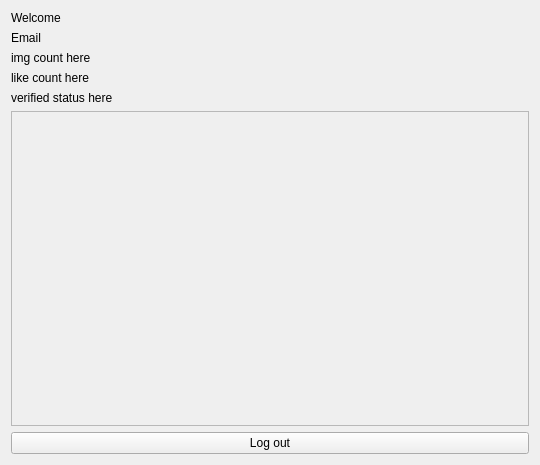
<?xml version="1.0" encoding="UTF-8"?>
<ui version="4.0">
 <class>profile_logged_page</class>
 <widget class="QWidget" name="profile_logged_page">
  <property name="geometry">
   <rect>
    <x>0</x>
    <y>0</y>
    <width>540</width>
    <height>465</height>
   </rect>
  </property>
  <property name="windowTitle">
   <string>Form</string>
  </property>
  <layout class="QVBoxLayout" name="verticalLayout">
   <item>
    <layout class="QHBoxLayout" name="horizontalLayout">
     <item>
      <widget class="QLabel" name="welcome_lbl">
       <property name="text">
        <string>Welcome</string>
       </property>
      </widget>
     </item>
    </layout>
   </item>
   <item>
    <layout class="QVBoxLayout" name="verticalLayout_2">
     <item>
      <widget class="QLabel" name="email_lbl">
       <property name="text">
        <string>Email</string>
       </property>
      </widget>
     </item>
     <item>
      <widget class="QLabel" name="img_count_lbl">
       <property name="text">
        <string>img count here</string>
       </property>
      </widget>
     </item>
     <item>
      <widget class="QLabel" name="like_count_lbl">
       <property name="text">
        <string>like count here</string>
       </property>
      </widget>
     </item>
     <item>
      <widget class="QLabel" name="verified_status_lbl">
       <property name="text">
        <string>verified status here</string>
       </property>
      </widget>
     </item>
    </layout>
   </item>
   <item>
    <widget class="QScrollArea" name="scrollArea">
     <property name="widgetResizable">
      <bool>true</bool>
     </property>
     <widget class="QWidget" name="image_grid">
      <property name="geometry">
       <rect>
        <x>0</x>
        <y>0</y>
        <width>520</width>
        <height>287</height>
       </rect>
      </property>
     </widget>
    </widget>
   </item>
   <item>
    <widget class="QPushButton" name="logout_btn">
     <property name="text">
      <string>Log out</string>
     </property>
     <property name="icon">
      <iconset resource="../resources.qrc">
       <normaloff>:/icons/assets/leave.png</normaloff>:/icons/assets/leave.png</iconset>
     </property>
     <property name="iconSize">
      <size>
       <width>30</width>
       <height>30</height>
      </size>
     </property>
    </widget>
   </item>
  </layout>
 </widget>
 <resources>
  <include location="../resources.qrc"/>
 </resources>
 <connections/>
</ui>
